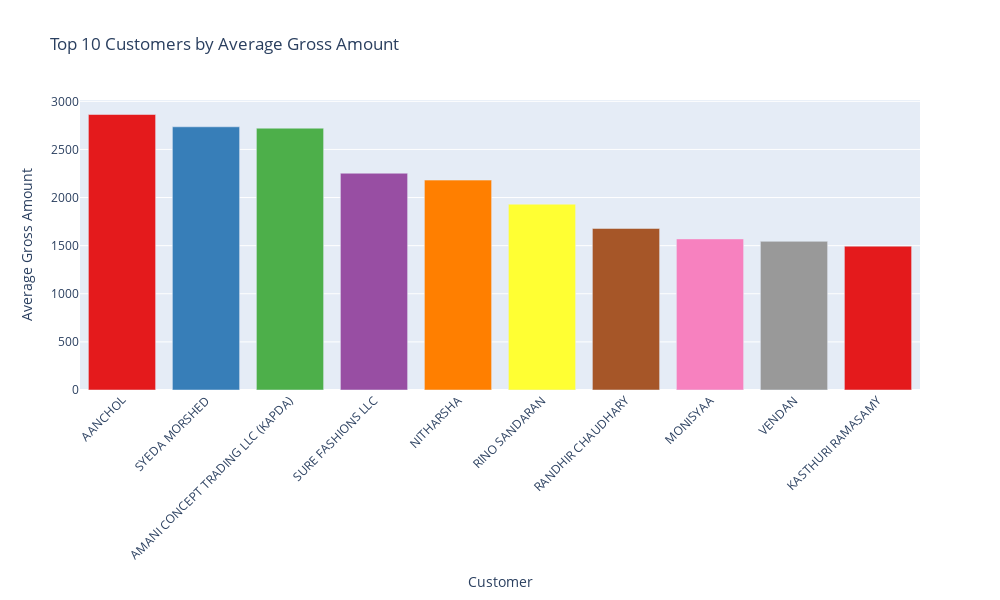

Source (notebook cell):
### Code cell
# Prepare data
avg_gross_df = avg_gross_by_customer.reset_index()
avg_gross_df.columns = ["customer", "avg_gross_amt"]

# Create interactive bar chart
fig = px.bar(
    avg_gross_df,
    x="customer",
    y="avg_gross_amt",
    color="customer",
    color_discrete_sequence=px.colors.qualitative.Set1,  # safe palette
    title="Top 10 Customers by Average Gross Amount",
    labels={"avg_gross_amt": "Average Gross Amount", "customer": "Customer"}
)

# Update layout for readability
fig.update_layout(
    width=1000,
    height=600,
    xaxis_tickangle=-45,
    showlegend=False
)

fig.show()

### Figure 1 — Plotly figure (JSON) as saved in the notebook; plotly's stock layout.template omitted (floating-point values rounded to 4 significant figures)
{"data": [{"hovertemplate": "Customer=%{x}<br>Average Gross Amount=%{y}<extra></extra>", "legendgroup": "AANCHOL", "marker": {"color": "rgb(228,26,28)", "pattern": {"shape": ""}}, "name": "AANCHOL", "orientation": "v", "showlegend": true, "textposition": "auto", "type": "bar", "x": ["AANCHOL"], "xaxis": "x", "y": [2863.0], "yaxis": "y"}, {"hovertemplate": "Customer=%{x}<br>Average Gross Amount=%{y}<extra></extra>", "legendgroup": "SYEDA MORSHED", "marker": {"color": "rgb(55,126,184)", "pattern": {"shape": ""}}, "name": "SYEDA MORSHED", "orientation": "v", "showlegend": true, "textposition": "auto", "type": "bar", "x": ["SYEDA MORSHED"], "xaxis": "x", "y": [2735.0], "yaxis": "y"}, {"hovertemplate": "Customer=%{x}<br>Average Gross Amount=%{y}<extra></extra>", "legendgroup": "AMANI CONCEPT TRADING LLC (KAPDA)", "marker": {"color": "rgb(77,175,74)", "pattern": {"shape": ""}}, "name": "AMANI CONCEPT TRADING LLC (KAPDA)", "orientation": "v", "showlegend": true, "textposition": "auto", "type": "bar", "x": ["AMANI CONCEPT TRADING LLC (KAPDA)"], "xaxis": "x", "y": [2721.0], "yaxis": "y"}, {"hovertemplate": "Customer=%{x}<br>Average Gross Amount=%{y}<extra></extra>", "legendgroup": "SURE FASHIONS LLC", "marker": {"color": "rgb(152,78,163)", "pattern": {"shape": ""}}, "name": "SURE FASHIONS LLC", "orientation": "v", "showlegend": true, "textposition": "auto", "type": "bar", "x": ["SURE FASHIONS LLC"], "xaxis": "x", "y": [2253.0], "yaxis": "y"}, {"hovertemplate": "Customer=%{x}<br>Average Gross Amount=%{y}<extra></extra>", "legendgroup": "NITHARSHA", "marker": {"color": "rgb(255,127,0)", "pattern": {"shape": ""}}, "name": "NITHARSHA", "orientation": "v", "showlegend": true, "textposition": "auto", "type": "bar", "x": ["NITHARSHA"], "xaxis": "x", "y": [2181.0], "yaxis": "y"}, {"hovertemplate": "Customer=%{x}<br>Average Gross Amount=%{y}<extra></extra>", "legendgroup": "RINO SANDARAN", "marker": {"color": "rgb(255,255,51)", "pattern": {"shape": ""}}, "name": "RINO SANDARAN", "orientation": "v", "showlegend": true, "textposition": "auto", "type": "bar", "x": ["RINO SANDARAN"], "xaxis": "x", "y": [1931.0], "yaxis": "y"}, {"hovertemplate": "Customer=%{x}<br>Average Gross Amount=%{y}<extra></extra>", "legendgroup": "RANDHIR CHAUDHARY", "marker": {"color": "rgb(166,86,40)", "pattern": {"shape": ""}}, "name": "RANDHIR CHAUDHARY", "orientation": "v", "showlegend": true, "textposition": "auto", "type": "bar", "x": ["RANDHIR CHAUDHARY"], "xaxis": "x", "y": [1679.0], "yaxis": "y"}, {"hovertemplate": "Customer=%{x}<br>Average Gross Amount=%{y}<extra></extra>", "legendgroup": "MONISYAA", "marker": {"color": "rgb(247,129,191)", "pattern": {"shape": ""}}, "name": "MONISYAA", "orientation": "v", "showlegend": true, "textposition": "auto", "type": "bar", "x": ["MONISYAA"], "xaxis": "x", "y": [1570.0], "yaxis": "y"}, {"hovertemplate": "Customer=%{x}<br>Average Gross Amount=%{y}<extra></extra>", "legendgroup": "VENDAN", "marker": {"color": "rgb(153,153,153)", "pattern": {"shape": ""}}, "name": "VENDAN", "orientation": "v", "showlegend": true, "textposition": "auto", "type": "bar", "x": ["VENDAN"], "xaxis": "x", "y": [1545.0], "yaxis": "y"}, {"hovertemplate": "Customer=%{x}<br>Average Gross Amount=%{y}<extra></extra>", "legendgroup": "KASTHURI RAMASAMY", "marker": {"color": "rgb(228,26,28)", "pattern": {"shape": ""}}, "name": "KASTHURI RAMASAMY", "orientation": "v", "showlegend": true, "textposition": "auto", "type": "bar", "x": ["KASTHURI RAMASAMY"], "xaxis": "x", "y": [1495.0], "yaxis": "y"}], "layout": {"barmode": "relative", "height": 600, "legend": {"title": {"text": "Customer"}, "tracegroupgap": 0}, "showlegend": false, "title": {"text": "Top 10 Customers by Average Gross Amount"}, "width": 1000, "xaxis": {"anchor": "y", "categoryarray": ["AANCHOL", "SYEDA MORSHED", "AMANI CONCEPT TRADING LLC (KAPDA)", "SURE FASHIONS LLC", "NITHARSHA", "RINO SANDARAN", "RANDHIR CHAUDHARY", "MONISYAA", "VENDAN", "KASTHURI RAMASAMY"], "categoryorder": "array", "domain": [0, 1], "tickangle": -45, "title": {"text": "Customer"}}, "yaxis": {"anchor": "x", "domain": [0, 1], "title": {"text": "Average Gross Amount"}}}}
